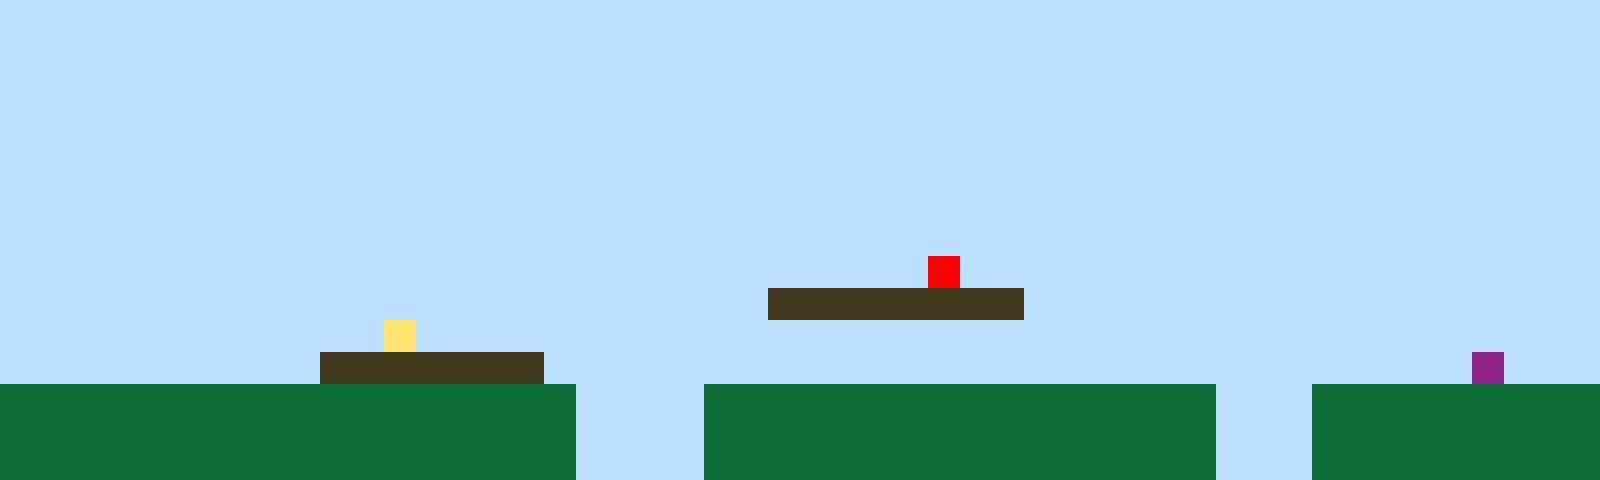

Below is a game level as drawn by its tile map, then a one-line description and the .tmx file that defines it, in full:
An orthogonal 50x15 tile map with 32x32 px tiles, 1 tile layer (Tile Layer 1).

<map version="1.10" tiledversion="1.11.2" orientation="orthogonal" renderorder="right-up" width="50" height="15" tilewidth="32" tileheight="32" infinite="0" nextlayerid="2" nextobjectid="1"><editorsettings><export target="map1.csv" format="csv" /></editorsettings><tileset firstgid="1" name="sprites" tilewidth="32" tileheight="32" tilecount="6" columns="3"><image source="sprites.png" width="96" height="64" /></tileset><layer id="1" name="Tile Layer 1" width="50" height="15"><data encoding="csv">1,1,1,1,1,1,1,1,1,1,1,1,1,1,1,1,1,1,1,1,1,1,1,1,1,1,1,1,1,1,1,1,1,1,1,1,1,1,1,1,1,1,1,1,1,1,1,1,1,1,1,1,1,1,1,1,1,1,1,1,1,1,1,1,1,1,1,1,1,1,1,1,1,1,1,1,1,1,1,1,1,1,1,1,1,1,1,1,1,1,1,1,1,1,1,1,1,1,1,1,1,1,1,1,1,1,1,1,1,1,1,1,1,1,1,1,1,1,1,1,1,1,1,1,1,1,1,1,1,1,1,1,1,1,1,1,1,1,1,1,1,1,1,1,1,1,1,1,1,1,1,1,1,1,1,1,1,1,1,1,1,1,1,1,1,1,1,1,1,1,1,1,1,1,1,1,1,1,1,1,1,1,1,1,1,1,1,1,1,1,1,1,1,1,1,1,1,1,1,1,1,1,1,1,1,1,1,1,1,1,1,1,1,1,1,1,1,1,1,1,1,1,1,1,1,1,1,1,1,1,1,1,1,1,1,1,1,1,1,1,1,1,1,1,1,1,1,1,1,1,1,1,1,1,1,1,1,1,1,1,1,1,1,1,1,1,1,1,1,1,1,1,1,1,1,1,1,1,1,1,1,1,1,1,1,1,1,1,1,1,1,1,1,1,1,1,1,1,1,1,1,1,1,1,1,1,1,1,1,1,1,1,1,1,1,1,1,1,1,1,1,1,1,1,1,1,1,1,1,1,1,1,1,1,1,1,1,1,1,1,1,1,1,1,1,1,1,1,1,1,1,1,1,1,1,1,1,1,1,1,1,1,1,1,1,1,1,1,1,1,1,1,1,1,1,1,1,1,1,1,1,1,1,1,1,1,1,1,1,1,1,1,1,1,1,1,1,1,1,1,1,1,1,1,1,1,1,1,1,1,1,1,1,1,1,1,1,1,1,1,1,1,1,1,1,1,1,1,1,5,1,1,1,1,1,1,1,1,1,1,1,1,1,1,1,1,1,1,1,1,1,1,1,1,1,1,1,1,1,1,1,1,1,1,1,1,1,1,1,1,1,1,1,1,3,3,3,3,3,3,3,3,1,1,1,1,1,1,1,1,1,1,1,1,1,1,1,1,1,1,1,1,1,1,1,1,1,1,1,1,1,1,4,1,1,1,1,1,1,1,1,1,1,1,1,1,1,1,1,1,1,1,1,1,1,1,1,1,1,1,1,1,1,1,1,1,1,1,1,1,1,1,1,1,1,1,1,1,1,1,3,3,3,3,3,3,3,1,1,1,1,1,1,1,1,1,1,1,1,1,1,1,1,1,1,1,1,1,1,1,1,1,1,1,1,1,6,1,1,1,2,2,2,2,2,2,2,2,2,2,2,2,2,2,2,2,2,2,1,1,1,1,2,2,2,2,2,2,2,2,2,2,2,2,2,2,2,2,1,1,1,2,2,2,2,2,2,2,2,2,2,2,2,2,2,2,2,2,2,2,2,2,2,2,2,2,2,2,1,1,1,1,2,2,2,2,2,2,2,2,2,2,2,2,2,2,2,2,1,1,1,2,2,2,2,2,2,2,2,2,2,2,2,2,2,2,2,2,2,2,2,2,2,2,2,2,2,2,1,1,1,1,2,2,2,2,2,2,2,2,2,2,2,2,2,2,2,2,1,1,1,2,2,2,2,2,2,2,2,2</data></layer></map>
